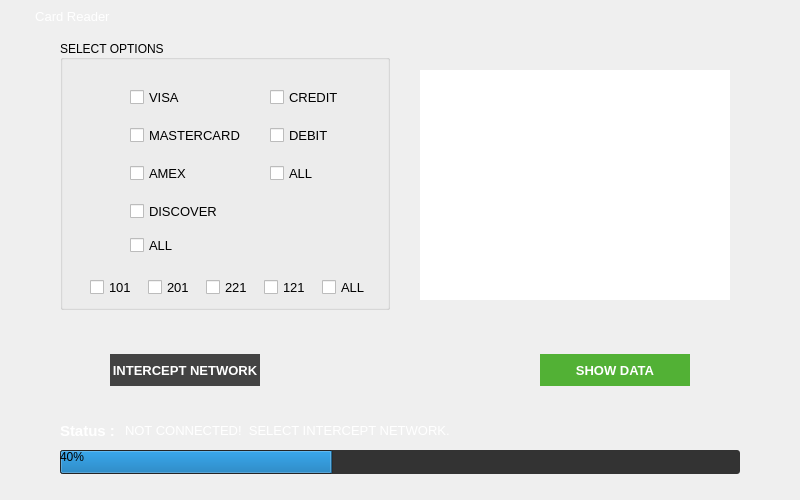
<?xml version="1.0" encoding="UTF-8"?>
<ui version="4.0">
 <class>MainWindow</class>
 <widget class="QMainWindow" name="MainWindow">
  <property name="geometry">
   <rect>
    <x>0</x>
    <y>0</y>
    <width>800</width>
    <height>500</height>
   </rect>
  </property>
  <property name="windowTitle">
   <string>Mail Sender</string>
  </property>
  <property name="windowIcon">
   <iconset>
    <normaloff>../images/icon.png</normaloff>../images/icon.png</iconset>
  </property>
  <property name="styleSheet">
   <string notr="true">QProgressBar:horizontal {
    border: 1px solid #3A3939;
    text-align: center;
    padding: 1px;
    background: #201F1F;
}
QProgressBar::chunk:horizontal {
    background-color: qlineargradient(spread:reflect, x1:1, y1:0.545, x2:1, y2:0, stop:0 rgba(28, 66, 111, 255), stop:1 rgba(37, 87, 146, 255));
}

QToolTip
{
    border: 1px solid #3A3939;
    background-color: rgb(90, 102, 117);;
    color: white;
    padding: 1px;
    opacity: 200;
}

QWidget
{
    color: silver;
    background-color: #302F2F;
    selection-background-color:#3d8ec9;
    selection-color: black;
    background-clip: border;
    border-image: none;
    outline: 0;
}

QWidget:item:hover
{
    background-color: #78879b;
    color: black;
}

QWidget:item:selected
{
    background-color: #3d8ec9;
}

QCheckBox {
	background-color: transparent;
}

QRadioButton
{
    spacing: 5px;
    outline: none;
    color: #bbb;
    margin-bottom: 2px;
}

QRadioButton:disabled
{
    color: #777777;
}
QRadioButton::indicator
{
    width: 21px;
    height: 21px;
}

QRadioButton::indicator:unchecked,
QRadioButton::indicator:unchecked:hover
{
    image: url(:/dark_blue/img/radio_unchecked.png);
}

QRadioButton::indicator:unchecked:focus,
QRadioButton::indicator:unchecked:pressed
{
  border: none;
  outline: none;
    image: url(:/dark_blue/img/radio_unchecked_focus.png);
}

QRadioButton::indicator:checked,
QRadioButton::indicator:checked:hover
{
  border: none;
  outline: none;
    image: url(:/dark_blue/img/radio_checked.png);
}

QRadioButton::indicator:checked:focus,
QRadioButton::indicato::menu-arrowr:checked:pressed
{
  border: none;
  outline: none;
    image: url(:/dark_blue/img/radio_checked_focus.png);
}

QRadioButton::indicator:indeterminate,
QRadioButton::indicator:indeterminate:hover,
QRadioButton::indicator:indeterminate:pressed
{
        image: url(:/dark_blue/img/radio_indeterminate.png);
}

QRadioButton::indicator:checked:disabled
{
  outline: none;
  image: url(:/dark_blue/img/radio_checked_disabled.png);
}

QRadioButton::indicator:unchecked:disabled
{
    image: url(:/dark_blue/img/radio_unchecked_disabled.png);
}


QMenuBar
{
    background-color: #302F2F;
    color: silver;
}

QMenuBar::item
{
    background: transparent;
}

QMenuBar::item:selected
{
    background: transparent;
    border: 1px solid #3A3939;
}

QMenuBar::item:pressed
{
    border: 1px solid #3A3939;
    background-color: #3d8ec9;
    color: black;
    margin-bottom:-1px;
    padding-bottom:1px;
}

QMenu
{
    border: 1px solid #3A3939;
    color: silver;
    margin: 1px;
}

QMenu::icon
{
    margin: 1px;
}

QMenu::item
{
    padding: 2px 2px 2px 25px;
    margin-left: 5px;
    border: 1px solid transparent; /* reserve space for selection border */
}

QMenu::item:selected
{
    color: black;
}

QMenu::separator {
    height: 2px;
    background: lightblue;
    margin-left: 10px;
    margin-right: 5px;
}

QMenu::indicator {
    width: 16px;
    height: 16px;
}

/* non-exclusive indicator = check box style indicator
   (see QActionGroup::setExclusive) */
QMenu::indicator:non-exclusive:unchecked {
    image: url(:/dark_blue/img/checkbox_unchecked.png);
}

QMenu::indicator:non-exclusive:unchecked:selected {
    image: url(:/dark_blue/img/checkbox_unchecked_disabled.png);
}

QMenu::indicator:non-exclusive:checked {
    image: url(:/dark_blue/img/checkbox_checked.png);
}

QMenu::indicator:non-exclusive:checked:selected {
    image: url(:/dark_blue/img/checkbox_checked_disabled.png);
}

/* exclusive indicator = radio button style indicator (see QActionGroup::setExclusive) */
QMenu::indicator:exclusive:unchecked {
    image: url(:/dark_blue/img/radio_unchecked.png);
}

QMenu::indicator:exclusive:unchecked:selected {
    image: url(:/dark_blue/img/radio_unchecked_disabled.png);
}

QMenu::indicator:exclusive:checked {
    image: url(:/dark_blue/img/radio_checked.png);
}

QMenu::indicator:exclusive:checked:selected {
    image: url(:/dark_blue/img/radio_checked_disabled.png);
}

QMenu::right-arrow {
    margin: 5px;
    image: url(:/dark_blue/img/right_arrow.png)
}


QWidget:disabled
{
    color: #808080;
    background-color: #302F2F;
}

QAbstractItemView
{
    alternate-background-color: #3A3939;
    color: silver;
    border: 1px solid 3A3939;
    border-radius: 2px;
    padding: 1px;
}

QWidget:focus, QMenuBar:focus
{
    border: 1px solid #78879b;
}

QTabWidget:focus, QCheckBox:focus, QRadioButton:focus, QSlider:focus
{
    border: none;
}

QLineEdit
{
    background-color: #201F1F;
    padding: 2px;
    border-style: solid;
    border: 1px solid #3A3939;
    border-radius: 2px;
    color: silver;
}

QGroupBox {
    border:1px solid #787878;
    border-radius: 10px;
    margin-top: 20px;
	background-color : transparent;
    color: silver;
}

QGroupBox::title {
    subcontrol-origin: margin;
    subcontrol-position: top left;
    padding-left: 5px;
    padding-right: 5px;
    padding-top: 10px;
}

QAbstractScrollArea
{
    border-radius: 2px;
    border: 1px solid #3A3939;
    background-color: transparent;
}

QScrollBar:horizontal
{
    height: 15px;
    margin: 3px 15px 3px 15px;
    border: 1px transparent #2A2929;
    border-radius: 4px;
    background-color: #2A2929;
}

QScrollBar::handle:horizontal
{
    background-color: #605F5F;
    min-width: 5px;
    border-radius: 4px;
}

QScrollBar::add-line:horizontal
{
    margin: 0px 3px 0px 3px;
    border-image: url(:/dark_blue/img/right_arrow_disabled.png);
    width: 10px;
    height: 10px;
    subcontrol-position: right;
    subcontrol-origin: margin;
}

QScrollBar::sub-line:horizontal
{
    margin: 0px 3px 0px 3px;
    border-image: url(:/dark_blue/img/left_arrow_disabled.png);
    height: 10px;
    width: 10px;
    subcontrol-position: left;
    subcontrol-origin: margin;
}

QScrollBar::add-line:horizontal:hover,QScrollBar::add-line:horizontal:on
{
    border-image: url(:/dark_blue/img/right_arrow.png);
    height: 10px;
    width: 10px;
    subcontrol-position: right;
    subcontrol-origin: margin;
}


QScrollBar::sub-line:horizontal:hover, QScrollBar::sub-line:horizontal:on
{
    border-image: url(:/dark_blue/img/left_arrow.png);
    height: 10px;
    width: 10px;
    subcontrol-position: left;
    subcontrol-origin: margin;
}

QScrollBar::up-arrow:horizontal, QScrollBar::down-arrow:horizontal
{
    background: none;
}


QScrollBar::add-page:horizontal, QScrollBar::sub-page:horizontal
{
    background: none;
}

QScrollBar:vertical
{
    background-color: #2A2929;
    width: 15px;
    margin: 15px 3px 15px 3px;
    border: 1px transparent #2A2929;
    border-radius: 4px;
}

QScrollBar::handle:vertical
{
    background-color: #605F5F;
    min-height: 5px;
    border-radius: 4px;
}

QScrollBar::sub-line:vertical
{
    margin: 3px 0px 3px 0px;
    border-image: url(:/dark_blue/img/up_arrow_disabled.png);
    height: 10px;
    width: 10px;
    subcontrol-position: top;
    subcontrol-origin: margin;
}

QScrollBar::add-line:vertical
{
    margin: 3px 0px 3px 0px;
    border-image: url(:/dark_blue/img/down_arrow_disabled.png);
    height: 10px;
    width: 10px;
    subcontrol-position: bottom;
    subcontrol-origin: margin;
}

QScrollBar::sub-line:vertical:hover,QScrollBar::sub-line:vertical:on
{

    border-image: url(:/dark_blue/img/up_arrow.png);
    height: 10px;
    width: 10px;
    subcontrol-position: top;
    subcontrol-origin: margin;
}


QScrollBar::add-line:vertical:hover, QScrollBar::add-line:vertical:on
{
    border-image: url(:/dark_blue/img/down_arrow.png);
    height: 10px;
    width: 10px;
    subcontrol-position: bottom;
    subcontrol-origin: margin;
}

QScrollBar::up-arrow:vertical, QScrollBar::down-arrow:vertical
{
    background: none;
}


QScrollBar::add-page:vertical, QScrollBar::sub-page:vertical
{
    background: none;
}

QTextEdit
{
    background-color: #201F1F;
    color: silver;
    border: 1px solid #3A3939;
}

QPlainTextEdit
{
    background-color: #201F1F;;
    color: silver;
    border-radius: 2px;
    border: 1px solid #3A3939;
}

QHeaderView::section
{
    background-color: #3A3939;
    color: silver;
    padding-left: 4px;
    border: 1px solid #6c6c6c;
}

QSizeGrip {
    image: url(:/dark_blue/img/sizegrip.png);
    width: 12px;
    height: 12px;
}

QMainWindow
{
    background-color: #302F2F;

}

QMainWindow::separator
{
    background-color: #302F2F;
    color: white;
    padding-left: 4px;
    spacing: 2px;
    border: 1px dashed #3A3939;
}

QMainWindow::separator:hover
{

    background-color: #787876;
    color: white;
    padding-left: 4px;
    border: 1px solid #3A3939;
    spacing: 2px;
}


QMenu::separator
{
    height: 1px;
    background-color: #3A3939;
    color: white;
    padding-left: 4px;
    margin-left: 10px;
    margin-right: 5px;
}


QFrame
{
    border-radius: 2px;
    border: 1px solid #444;
}

QFrame[frameShape=&quot;0&quot;]
{
    border-radius: 2px;
    border: 1px transparent #444;
}

QStackedWidget
{
    background-color: #302F2F;
    border: 1px transparent black;
}

QToolBar {
    border: 1px transparent #393838;
    background: 1px solid #302F2F;
    font-weight: bold;
}

QToolBar::handle:horizontal {
    image: url(:/dark_blue/img/Hmovetoolbar.png);
}
QToolBar::handle:vertical {
    image: url(:/dark_blue/img/Vmovetoolbar.png);
}
QToolBar::separator:horizontal {
    image: url(:/dark_blue/img/Hsepartoolbar.png);
}
QToolBar::separator:vertical {
    image: url(:/dark_blue/img/Vsepartoolbars.png);
}

QPushButton
{
    color: silver;
    background-color: #302F2F;
    border-width: 2px;
    border-color: #4A4949;
    border-style: solid;
    padding-top: 2px;
    padding-bottom: 2px;
    padding-left: 10px;
    padding-right: 10px;
    border-radius: 4px;
    /* outline: none; */
    /* min-width: 40px; */
}

QPushButton:disabled
{
    background-color: #302F2F;
    border-width: 2px;
    border-color: #3A3939;
    border-style: solid;
    padding-top: 2px;
    padding-bottom: 2px;
    padding-left: 10px;
    padding-right: 10px;
    /*border-radius: 2px;*/
    color: #808080;
}

QPushButton:focus {
    background-color: #3d8ec9;
    color: white;
}

QComboBox
{
    selection-background-color: #3d8ec9;
    background-color: #201F1F;
    border-style: solid;
    border: 1px solid #3A3939;
    border-radius: 2px;
    padding: 2px;
    min-width: 75px;
}

QPushButton:checked{
    background-color: #4A4949;
    border-color: #6A6969;
}

QPushButton:hover {
    border: 2px solid #78879b;
    color: silver;
}

QComboBox:hover, QAbstractSpinBox:hover,QLineEdit:hover,QTextEdit:hover,QPlainTextEdit:hover,QAbstractView:hover,QTreeView:hover
{
    border: 1px solid #78879b;
    color: silver;
}

QComboBox:on
{
    background-color: #626873;
    padding-top: 3px;
    padding-left: 4px;
    selection-background-color: #4a4a4a;
}

QComboBox QAbstractItemView
{
    background-color: #201F1F;
    border-radius: 2px;
    border: 1px solid #444;
    selection-background-color: #3d8ec9;
    color: silver;
}

QComboBox::drop-down
{
    subcontrol-origin: padding;
    subcontrol-position: top right;
    width: 15px;

    border-left-width: 0px;
    border-left-color: darkgray;
    border-left-style: solid;
    border-top-right-radius: 3px;
    border-bottom-right-radius: 3px;
}

QComboBox::down-arrow
{
    image: url(:/dark_blue/img/down_arrow_disabled.png);
}

QComboBox::down-arrow:on, QComboBox::down-arrow:hover,
QComboBox::down-arrow:focus
{
    image: url(:/dark_blue/img/down_arrow.png);
}

QPushButton:pressed
{
    background-color: #484846;
}

QAbstractSpinBox {
    padding-top: 2px;
    padding-bottom: 2px;
    border: 1px solid #3A3939;
    background-color: #201F1F;
    color: silver;
    border-radius: 2px;
    min-width: 75px;
}

QAbstractSpinBox:up-button
{
    background-color: transparent;
    subcontrol-origin: border;
    subcontrol-position: top right;
}

QAbstractSpinBox:down-button
{
    background-color: transparent;
    subcontrol-origin: border;
    subcontrol-position: bottom right;
}

QAbstractSpinBox::up-arrow,QAbstractSpinBox::up-arrow:disabled,QAbstractSpinBox::up-arrow:off {
    image: url(:/dark_blue/img/up_arrow_disabled.png);
    width: 10px;
    height: 10px;
}
QAbstractSpinBox::up-arrow:hover
{
    image: url(:/dark_blue/img/up_arrow.png);
}


QAbstractSpinBox::down-arrow,QAbstractSpinBox::down-arrow:disabled,QAbstractSpinBox::down-arrow:off
{
    image: url(:/dark_blue/img/down_arrow_disabled.png);
    width: 10px;
    height: 10px;
}
QAbstractSpinBox::down-arrow:hover
{
    image: url(:/dark_blue/img/down_arrow.png);
}


QLabel
{
    border: 0px solid black;
}

QTabWidget{
    border: 1px transparent black;
}

QTabWidget::pane {
    border: 1px solid #444;
    border-radius: 3px;
    padding: 3px;
}

QTabBar
{
    qproperty-drawBase: 0;
    left: 5px; /* move to the right by 5px */
}

QTabBar:focus
{
    border: 0px transparent black;
}

QTabBar::close-button  {
    image: url(:/dark_blue/img/close.png);
    background: transparent;
}

QTabBar::close-button:hover
{
    image: url(:/dark_blue/img/close-hover.png);
    background: transparent;
}

QTabBar::close-button:pressed {
    image: url(:/dark_blue/img/close-pressed.png);
    background: transparent;
}

/* TOP TABS */
QTabBar::tab:top {
    color: #b1b1b1;
    border: 1px solid #4A4949;
    border-bottom: 1px transparent black;
    background-color: #302F2F;
    padding: 5px;
    border-top-left-radius: 2px;
    border-top-right-radius: 2px;
}

QTabBar::tab:top:!selected
{
    color: #b1b1b1;
    background-color: #201F1F;
    border: 1px transparent #4A4949;
    border-bottom: 1px transparent #4A4949;
    border-top-left-radius: 0px;
    border-top-right-radius: 0px;
}

QTabBar::tab:top:!selected:hover {
    background-color: #48576b;
}

/* BOTTOM TABS */
QTabBar::tab:bottom {
    color: #b1b1b1;
    border: 1px solid #4A4949;
    border-top: 1px transparent black;
    background-color: #302F2F;
    padding: 5px;
    border-bottom-left-radius: 2px;
    border-bottom-right-radius: 2px;
}

QTabBar::tab:bottom:!selected
{
    color: #b1b1b1;
    background-color: #201F1F;
    border: 1px transparent #4A4949;
    border-top: 1px transparent #4A4949;
    border-bottom-left-radius: 0px;
    border-bottom-right-radius: 0px;
}

QTabBar::tab:bottom:!selected:hover {
    background-color: #78879b;
}

/* LEFT TABS */
QTabBar::tab:left {
    color: #b1b1b1;
    border: 1px solid #4A4949;
    border-left: 1px transparent black;
    background-color: #302F2F;
    padding: 5px;
    border-top-right-radius: 2px;
    border-bottom-right-radius: 2px;
}

QTabBar::tab:left:!selected
{
    color: #b1b1b1;
    background-color: #201F1F;
    border: 1px transparent #4A4949;
    border-right: 1px transparent #4A4949;
    border-top-right-radius: 0px;
    border-bottom-right-radius: 0px;
}

QTabBar::tab:left:!selected:hover {
    background-color: #48576b;
}


/* RIGHT TABS */
QTabBar::tab:right {
    color: #b1b1b1;
    border: 1px solid #4A4949;
    border-right: 1px transparent black;
    background-color: #302F2F;
    padding: 5px;
    border-top-left-radius: 2px;
    border-bottom-left-radius: 2px;
}

QTabBar::tab:right:!selected
{
    color: #b1b1b1;
    background-color: #201F1F;
    border: 1px transparent #4A4949;
    border-right: 1px transparent #4A4949;
    border-top-left-radius: 0px;
    border-bottom-left-radius: 0px;
}

QTabBar::tab:right:!selected:hover {
    background-color: #48576b;
}

QTabBar QToolButton::right-arrow:enabled {
     image: url(:/dark_blue/img/right_arrow.png);
 }

 QTabBar QToolButton::left-arrow:enabled {
     image: url(:/dark_blue/img/left_arrow.png);
 }

QTabBar QToolButton::right-arrow:disabled {
     image: url(:/dark_blue/img/right_arrow_disabled.png);
 }

 QTabBar QToolButton::left-arrow:disabled {
     image: url(:/dark_blue/img/left_arrow_disabled.png);
 }


QDockWidget {
    border: 1px solid #403F3F;
    titlebar-close-icon: url(:/dark_blue/img/close.png);
    titlebar-normal-icon: url(:/dark_blue/img/undock.png);
}

QDockWidget::close-button, QDockWidget::float-button {
    border: 1px solid transparent;
    border-radius: 2px;
    background: transparent;
}

QDockWidget::close-button:hover, QDockWidget::float-button:hover {
    background: rgba(255, 255, 255, 10);
}

QDockWidget::close-button:pressed, QDockWidget::float-button:pressed {
    padding: 1px -1px -1px 1px;
    background: rgba(255, 255, 255, 10);
}

QTreeView, QListView, QTextBrowser, AtLineEdit, AtLineEdit::hover {
    border: 1px solid #444;
    background-color: silver;
    border-radius: 3px;
    margin-left: 3px;
    color: black;
}

QTreeView:branch:selected, QTreeView:branch:hover {
    background: url(:/dark_blue/img/transparent.png);
}

QTreeView::branch:has-siblings:!adjoins-item {
    border-image: url(:/dark_blue/img/transparent.png);
}

QTreeView::branch:has-siblings:adjoins-item {
    border-image: url(:/dark_blue/img/transparent.png);
}

QTreeView::branch:!has-children:!has-siblings:adjoins-item {
    border-image: url(:/dark_blue/img/transparent.png);
}

QTreeView::branch:has-children:!has-siblings:closed,
QTreeView::branch:closed:has-children:has-siblings {
    image: url(:/dark_blue/img/branch_closed.png);
}

QTreeView::branch:open:has-children:!has-siblings,
QTreeView::branch:open:has-children:has-siblings  {
    image: url(:/dark_blue/img/branch_open.png);
}

QTreeView::branch:has-children:!has-siblings:closed:hover,
QTreeView::branch:closed:has-children:has-siblings:hover {
    image: url(:/dark_blue/img/branch_closed-on.png);
    }

QTreeView::branch:open:has-children:!has-siblings:hover,
QTreeView::branch:open:has-children:has-siblings:hover  {
    image: url(:/dark_blue/img/branch_open-on.png);
    }

QListView::item:!selected:hover, QListView::item:!selected:hover, QTreeView::item:!selected:hover  {
    background: rgba(0, 0, 0, 0);
    outline: 0;
    color: #FFFFFF
}

QListView::item:selected:hover, QListView::item:selected:hover, QTreeView::item:selected:hover  {
    background: #3d8ec9;
    color: #FFFFFF;
}

QSlider::groove:horizontal {
    border: 1px solid #3A3939;
    height: 8px;
    background: #201F1F;
    margin: 2px 0;
    border-radius: 2px;
}

QSlider::handle:horizontal {
    background: QLinearGradient( x1: 0, y1: 0, x2: 0, y2: 1,
      stop: 0.0 silver, stop: 0.2 #a8a8a8, stop: 1 #727272);
    border: 1px solid #3A3939;
    width: 14px;
    height: 14px;
    margin: -4px 0;
    border-radius: 2px;
}

QSlider::groove:vertical {
    border: 1px solid #3A3939;
    width: 8px;
    background: #201F1F;
    margin: 0 0px;
    border-radius: 2px;
}

QSlider::handle:vertical {
    background: QLinearGradient( x1: 0, y1: 0, x2: 0, y2: 1, stop: 0.0 silver,
    stop: 0.2 #a8a8a8, stop: 1 #727272);
    border: 1px solid #3A3939;
    width: 14px;
    height: 14px;
    margin: 0 -4px;
    border-radius: 2px;
}

QToolButton {
    /*  background-color: transparent; */
    border: 2px transparent #4A4949;
    border-radius: 4px;
    background-color: dimgray;
    margin: 2px;
    padding: 2px;
}

QToolButton[popupMode=&quot;1&quot;] { /* only for MenuButtonPopup */
 padding-right: 20px; /* make way for the popup button */
 border: 2px transparent #4A4949;
 border-radius: 4px;
}

QToolButton[popupMode=&quot;2&quot;] { /* only for InstantPopup */
 padding-right: 10px; /* make way for the popup button */
 border: 2px transparent #4A4949;
}


QToolButton:hover, QToolButton::menu-button:hover {
    border: 2px solid #78879b;
}

QToolButton:checked, QToolButton:pressed,
    QToolButton::menu-button:pressed {
    background-color: #4A4949;
    border: 2px solid #78879b;
}

/* the subcontrol below is used only in the InstantPopup or DelayedPopup mode */
QToolButton::menu-indicator {
    image: url(:/dark_blue/img/down_arrow.png);
    top: -7px; left: -2px; /* shift it a bit */
}

/* the subcontrols below are used only in the MenuButtonPopup mode */
QToolButton::menu-button {
    border: 1px transparent #4A4949;
    border-top-right-radius: 6px;
    border-bottom-right-radius: 6px;
    /* 16px width + 4px for border = 20px allocated above */
    width: 16px;
    outline: none;
}

QToolButton::menu-arrow {
    image: url(:/dark_blue/img/down_arrow.png);
}

QToolButton::menu-arrow:open {
    top: 1px; left: 1px; /* shift it a bit */
    border: 1px solid #3A3939;
}

QPushButton::menu-indicator  {
    subcontrol-origin: padding;
    subcontrol-position: bottom right;
    left: 4px;
}

QTableView
{
    border: 1px solid #444;
    gridline-color: #6c6c6c;
    background-color: #201F1F;
}


QTableView, QHeaderView
{
    border-radius: 0px;
}

QTableView::item:pressed, QListView::item:pressed, QTreeView::item:pressed  {
    background: #78879b;
    color: #FFFFFF;
}

QTableView::item:selected:active, QTreeView::item:selected:active, QListView::item:selected:active  {
    background: #3d8ec9;
    color: #FFFFFF;
}


QHeaderView
{
    border: 1px transparent;
    border-radius: 2px;
    margin: 0px;
    padding: 0px;
}

QHeaderView::section  {
    background-color: #3A3939;
    color: silver;
    padding: 4px;
    border: 1px solid #6c6c6c;
    border-radius: 0px;
    text-align: center;
}

QHeaderView::section::vertical::first, QHeaderView::section::vertical::only-one
{
    border-top: 1px solid #6c6c6c;
}

QHeaderView::section::vertical
{
    border-top: transparent;
}

QHeaderView::section::horizontal::first, QHeaderView::section::horizontal::only-one
{
    border-left: 1px solid #6c6c6c;
}

QHeaderView::section::horizontal
{
    border-left: transparent;
}


QHeaderView::section:checked
 {
    color: white;
    background-color: #5A5959;
 }

 /* style the sort indicator */
QHeaderView::down-arrow {
    image: url(:/dark_blue/img/down_arrow.png);
}

QHeaderView::up-arrow {
    image: url(:/dark_blue/img/up_arrow.png);
}


QTableCornerButton::section {
    background-color: #3A3939;
    border: 1px solid #3A3939;
    border-radius: 2px;
}

QToolBox  {
    padding: 3px;
    border: 1px transparent black;
}

QToolBox::tab {
    color: #b1b1b1;
    background-color: #302F2F;
    border: 1px solid #4A4949;
    border-bottom: 1px transparent #302F2F;
    border-top-left-radius: 5px;
    border-top-right-radius: 5px;
}

 QToolBox::tab:selected { /* italicize selected tabs */
    font: italic;
    background-color: #302F2F;
    border-color: #3d8ec9;
 }

QStatusBar::item {
    border: 1px solid #3A3939;
    border-radius: 2px;
 }


QFrame[height=&quot;3&quot;], QFrame[width=&quot;3&quot;] {
    background-color: #AAA;
}


QSplitter::handle {
    border: 1px dashed #3A3939;
}

QSplitter::handle:hover {
    background-color: #787876;
    border: 1px solid #3A3939;
}

QSplitter::handle:horizontal {
    width: 1px;
}

QSplitter::handle:vertical {
    height: 1px;
}

QListWidget {
    background-color: silver;
    border-radius: 5px;
    margin-left: 5px;
}

QListWidget::item {
    color: black;
}

QMessageBox {
    messagebox-critical-icon	: url(:/dark_blue/img/critical.png);
    messagebox-information-icon	: url(:/dark_blue/img/information.png);
    messagebox-question-icon	: url(:/dark_blue/img/question.png);
    messagebox-warning-icon:    : url(:/dark_blue/img/warning.png);
}

ColorButton::enabled {
    border-radius: 0px;
    border: 1px solid #444444;
}

ColorButton::disabled {
    border-radius: 0px;
    border: 1px solid #AAAAAA;
}</string>
  </property>
  <widget class="QWidget" name="centralwidget">
   <widget class="QLabel" name="back">
    <property name="enabled">
     <bool>true</bool>
    </property>
    <property name="geometry">
     <rect>
      <x>0</x>
      <y>0</y>
      <width>800</width>
      <height>500</height>
     </rect>
    </property>
    <property name="text">
     <string/>
    </property>
    <property name="scaledContents">
     <bool>true</bool>
    </property>
    <property name="alignment">
     <set>Qt::AlignLeading|Qt::AlignLeft|Qt::AlignVCenter</set>
    </property>
   </widget>
   <widget class="QPushButton" name="start_btn">
    <property name="enabled">
     <bool>false</bool>
    </property>
    <property name="geometry">
     <rect>
      <x>110</x>
      <y>354</y>
      <width>150</width>
      <height>32</height>
     </rect>
    </property>
    <property name="font">
     <font>
      <pointsize>10</pointsize>
      <weight>75</weight>
      <bold>true</bold>
     </font>
    </property>
    <property name="styleSheet">
     <string notr="true">QPushButton{background-color:rgba(255,0,0,220);color:white;border:0px;}
QPushButton:hover{background-color:rgba(255,0,0,255);color:white;}
QPushButton:pressed{background-color:rgba(255,0,0,235);}
QPushButton:disabled{background-color:rgba(39, 39, 39, 220); }</string>
    </property>
    <property name="text">
     <string>INTERCEPT NETWORK</string>
    </property>
   </widget>
   <widget class="QPushButton" name="attach_btn">
    <property name="geometry">
     <rect>
      <x>540</x>
      <y>354</y>
      <width>150</width>
      <height>32</height>
     </rect>
    </property>
    <property name="font">
     <font>
      <pointsize>10</pointsize>
      <weight>75</weight>
      <bold>true</bold>
     </font>
    </property>
    <property name="styleSheet">
     <string notr="true">QPushButton{background-color:rgba(57,167,23,220);color:white;border:0px;}
QPushButton:hover{background-color:rgba(57,167,23,255);color:white;}
QPushButton:pressed{background-color:rgba(57,167,23,235);}</string>
    </property>
    <property name="text">
     <string>SHOW DATA</string>
    </property>
   </widget>
   <widget class="QGroupBox" name="groupBox">
    <property name="geometry">
     <rect>
      <x>60</x>
      <y>40</y>
      <width>330</width>
      <height>270</height>
     </rect>
    </property>
    <property name="title">
     <string>SELECT OPTIONS</string>
    </property>
    <property name="alignment">
     <set>Qt::AlignLeading|Qt::AlignLeft|Qt::AlignVCenter</set>
    </property>
    <property name="flat">
     <bool>false</bool>
    </property>
    <property name="checkable">
     <bool>false</bool>
    </property>
    <widget class="QCheckBox" name="visa">
     <property name="geometry">
      <rect>
       <x>70</x>
       <y>47</y>
       <width>121</width>
       <height>21</height>
      </rect>
     </property>
     <property name="font">
      <font>
       <pointsize>10</pointsize>
      </font>
     </property>
     <property name="text">
      <string>VISA</string>
     </property>
    </widget>
    <widget class="QCheckBox" name="master">
     <property name="geometry">
      <rect>
       <x>70</x>
       <y>85</y>
       <width>121</width>
       <height>21</height>
      </rect>
     </property>
     <property name="font">
      <font>
       <pointsize>10</pointsize>
      </font>
     </property>
     <property name="text">
      <string>MASTERCARD</string>
     </property>
    </widget>
    <widget class="QCheckBox" name="discover">
     <property name="geometry">
      <rect>
       <x>70</x>
       <y>161</y>
       <width>121</width>
       <height>21</height>
      </rect>
     </property>
     <property name="font">
      <font>
       <pointsize>10</pointsize>
      </font>
     </property>
     <property name="text">
      <string>DISCOVER</string>
     </property>
    </widget>
    <widget class="QCheckBox" name="amex">
     <property name="geometry">
      <rect>
       <x>70</x>
       <y>123</y>
       <width>121</width>
       <height>21</height>
      </rect>
     </property>
     <property name="font">
      <font>
       <pointsize>10</pointsize>
      </font>
     </property>
     <property name="text">
      <string>AMEX</string>
     </property>
    </widget>
    <widget class="QCheckBox" name="all_card">
     <property name="geometry">
      <rect>
       <x>70</x>
       <y>195</y>
       <width>121</width>
       <height>21</height>
      </rect>
     </property>
     <property name="font">
      <font>
       <pointsize>10</pointsize>
      </font>
     </property>
     <property name="text">
      <string>ALL</string>
     </property>
    </widget>
    <widget class="QCheckBox" name="all_method">
     <property name="geometry">
      <rect>
       <x>210</x>
       <y>123</y>
       <width>101</width>
       <height>21</height>
      </rect>
     </property>
     <property name="font">
      <font>
       <pointsize>10</pointsize>
      </font>
     </property>
     <property name="text">
      <string>ALL</string>
     </property>
     <property name="checked">
      <bool>false</bool>
     </property>
    </widget>
    <widget class="QCheckBox" name="debit">
     <property name="geometry">
      <rect>
       <x>210</x>
       <y>85</y>
       <width>101</width>
       <height>21</height>
      </rect>
     </property>
     <property name="font">
      <font>
       <pointsize>10</pointsize>
      </font>
     </property>
     <property name="text">
      <string>DEBIT</string>
     </property>
    </widget>
    <widget class="QCheckBox" name="creadit">
     <property name="geometry">
      <rect>
       <x>210</x>
       <y>47</y>
       <width>81</width>
       <height>21</height>
      </rect>
     </property>
     <property name="font">
      <font>
       <pointsize>10</pointsize>
      </font>
     </property>
     <property name="text">
      <string>CREDIT</string>
     </property>
    </widget>
    <widget class="QCheckBox" name="port101">
     <property name="geometry">
      <rect>
       <x>30</x>
       <y>237</y>
       <width>51</width>
       <height>20</height>
      </rect>
     </property>
     <property name="font">
      <font>
       <pointsize>10</pointsize>
      </font>
     </property>
     <property name="text">
      <string>101</string>
     </property>
    </widget>
    <widget class="QCheckBox" name="port201">
     <property name="geometry">
      <rect>
       <x>88</x>
       <y>237</y>
       <width>51</width>
       <height>20</height>
      </rect>
     </property>
     <property name="font">
      <font>
       <pointsize>10</pointsize>
      </font>
     </property>
     <property name="text">
      <string>201</string>
     </property>
    </widget>
    <widget class="QCheckBox" name="port221">
     <property name="geometry">
      <rect>
       <x>146</x>
       <y>237</y>
       <width>51</width>
       <height>20</height>
      </rect>
     </property>
     <property name="font">
      <font>
       <pointsize>10</pointsize>
      </font>
     </property>
     <property name="text">
      <string>221</string>
     </property>
    </widget>
    <widget class="QCheckBox" name="port121">
     <property name="geometry">
      <rect>
       <x>204</x>
       <y>237</y>
       <width>51</width>
       <height>20</height>
      </rect>
     </property>
     <property name="font">
      <font>
       <pointsize>10</pointsize>
      </font>
     </property>
     <property name="text">
      <string>121</string>
     </property>
    </widget>
    <widget class="QCheckBox" name="all_port">
     <property name="geometry">
      <rect>
       <x>262</x>
       <y>237</y>
       <width>51</width>
       <height>20</height>
      </rect>
     </property>
     <property name="font">
      <font>
       <pointsize>10</pointsize>
      </font>
     </property>
     <property name="text">
      <string>ALL</string>
     </property>
    </widget>
   </widget>
   <widget class="QProgressBar" name="progressBar">
    <property name="geometry">
     <rect>
      <x>60</x>
      <y>450</y>
      <width>680</width>
      <height>24</height>
     </rect>
    </property>
    <property name="styleSheet">
     <string notr="true">border:0px;
background-color:#333333;
border-radius:3px;</string>
    </property>
    <property name="value">
     <number>40</number>
    </property>
   </widget>
   <widget class="QPushButton" name="net_status">
    <property name="enabled">
     <bool>true</bool>
    </property>
    <property name="geometry">
     <rect>
      <x>364</x>
      <y>335</y>
      <width>72</width>
      <height>72</height>
     </rect>
    </property>
    <property name="styleSheet">
     <string notr="true">QPushButton{background-color:rgba(255,255,255,0);border:0px; border-radius:36px;}
QPushButton:hover{background-color:rgba(255,255,255,100);}
QPushButton:pressed{background-color:rgba(255,255,255,50);}</string>
    </property>
    <property name="text">
     <string/>
    </property>
    <property name="iconSize">
     <size>
      <width>72</width>
      <height>72</height>
     </size>
    </property>
   </widget>
   <widget class="QTextEdit" name="result_box">
    <property name="geometry">
     <rect>
      <x>410</x>
      <y>60</y>
      <width>330</width>
      <height>250</height>
     </rect>
    </property>
    <property name="font">
     <font>
      <pointsize>10</pointsize>
     </font>
    </property>
    <property name="styleSheet">
     <string notr="true">border-radius: 10px;
padding: 10px;</string>
    </property>
   </widget>
   <widget class="QLabel" name="label">
    <property name="geometry">
     <rect>
      <x>60</x>
      <y>420</y>
      <width>60</width>
      <height>21</height>
     </rect>
    </property>
    <property name="font">
     <font>
      <pointsize>11</pointsize>
      <weight>75</weight>
      <bold>true</bold>
     </font>
    </property>
    <property name="styleSheet">
     <string notr="true">background-color: transparent;
color : white;
</string>
    </property>
    <property name="text">
     <string>Status : </string>
    </property>
   </widget>
   <widget class="WindowDragger" name="windowTitlebar" native="true">
    <property name="geometry">
     <rect>
      <x>0</x>
      <y>3</y>
      <width>804</width>
      <height>27</height>
     </rect>
    </property>
    <property name="sizePolicy">
     <sizepolicy hsizetype="Preferred" vsizetype="Fixed">
      <horstretch>0</horstretch>
      <verstretch>0</verstretch>
     </sizepolicy>
    </property>
    <property name="maximumSize">
     <size>
      <width>16777215</width>
      <height>27</height>
     </size>
    </property>
    <property name="styleSheet">
     <string notr="true">background-color: transparent;</string>
    </property>
    <layout class="QHBoxLayout" name="horizontalLayout" stretch="0,1,0,0">
     <property name="spacing">
      <number>0</number>
     </property>
     <property name="leftMargin">
      <number>5</number>
     </property>
     <property name="topMargin">
      <number>0</number>
     </property>
     <property name="rightMargin">
      <number>5</number>
     </property>
     <property name="bottomMargin">
      <number>0</number>
     </property>
     <item>
      <widget class="QLabel" name="iconLabel">
       <property name="sizePolicy">
        <sizepolicy hsizetype="Preferred" vsizetype="Preferred">
         <horstretch>0</horstretch>
         <verstretch>0</verstretch>
        </sizepolicy>
       </property>
       <property name="minimumSize">
        <size>
         <width>23</width>
         <height>23</height>
        </size>
       </property>
       <property name="maximumSize">
        <size>
         <width>23</width>
         <height>23</height>
        </size>
       </property>
       <property name="text">
        <string/>
       </property>
       <property name="scaledContents">
        <bool>true</bool>
       </property>
      </widget>
     </item>
     <item>
      <widget class="QLabel" name="titleLabel">
       <property name="font">
        <font>
         <pointsize>10</pointsize>
        </font>
       </property>
       <property name="styleSheet">
        <string notr="true">color:white;</string>
       </property>
       <property name="text">
        <string>  Card Reader</string>
       </property>
      </widget>
     </item>
     <item>
      <widget class="QToolButton" name="btnMinimize">
       <property name="styleSheet">
        <string notr="true">#btnMinimize
{
     background-color:none;
     border:none;
     width:16px;
     height:16px;
     padding:4px;
 }
#btnMinimize:hover
{
     background-color:rgb(127, 127, 127);
 }
#btnMinimize:pressed
{
     background-color:rgb(0, 120, 215);
 }</string>
       </property>
       <property name="text">
        <string/>
       </property>
      </widget>
     </item>
     <item>
      <widget class="QToolButton" name="btnClose">
       <property name="styleSheet">
        <string notr="true">#btnClose
{
     background-color:none;
     border:none;
     width:16px;
     height:16px;
     padding:4px;
 }
#btnClose:hover
{
     background-color:rgb(127, 127, 127);
 }
#btnClose:pressed
{
     background-color:rgb(0, 120, 215);
 }</string>
       </property>
       <property name="text">
        <string/>
       </property>
      </widget>
     </item>
    </layout>
   </widget>
   <widget class="QLabel" name="status">
    <property name="geometry">
     <rect>
      <x>125</x>
      <y>420</y>
      <width>611</width>
      <height>21</height>
     </rect>
    </property>
    <property name="font">
     <font>
      <pointsize>10</pointsize>
      <weight>50</weight>
      <bold>false</bold>
     </font>
    </property>
    <property name="styleSheet">
     <string notr="true">background-color: transparent;
color : white;
</string>
    </property>
    <property name="text">
     <string>NOT CONNECTED!  SELECT INTERCEPT NETWORK.</string>
    </property>
   </widget>
   <widget class="QLabel" name="net_image">
    <property name="geometry">
     <rect>
      <x>364</x>
      <y>335</y>
      <width>72</width>
      <height>72</height>
     </rect>
    </property>
    <property name="styleSheet">
     <string notr="true">background-color: transparent;</string>
    </property>
    <property name="text">
     <string/>
    </property>
    <property name="scaledContents">
     <bool>true</bool>
    </property>
   </widget>
   <zorder>back</zorder>
   <zorder>net_image</zorder>
   <zorder>start_btn</zorder>
   <zorder>attach_btn</zorder>
   <zorder>groupBox</zorder>
   <zorder>progressBar</zorder>
   <zorder>net_status</zorder>
   <zorder>result_box</zorder>
   <zorder>label</zorder>
   <zorder>windowTitlebar</zorder>
   <zorder>status</zorder>
  </widget>
 </widget>
 <customwidgets>
  <customwidget>
   <class>WindowDragger</class>
   <extends>QWidget</extends>
   <header location="global">windowdragger</header>
   <container>1</container>
  </customwidget>
 </customwidgets>
 <tabstops>
  <tabstop>start_btn</tabstop>
  <tabstop>attach_btn</tabstop>
 </tabstops>
 <resources/>
 <connections/>
</ui>
